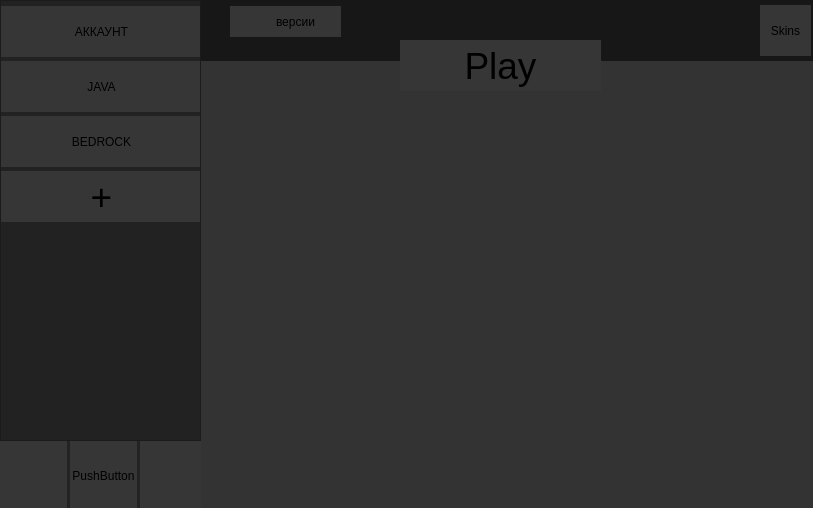
<?xml version="1.0" encoding="UTF-8"?>
<ui version="4.0">
 <class>MainWindow</class>
 <widget class="QMainWindow" name="MainWindow">
  <property name="geometry">
   <rect>
    <x>0</x>
    <y>0</y>
    <width>813</width>
    <height>508</height>
   </rect>
  </property>
  <property name="windowTitle">
   <string>ZOV Launcher</string>
  </property>
  <property name="styleSheet">
   <string notr="true">background-color: rgba(51, 51, 51, 1);</string>
  </property>
  <widget class="QWidget" name="centralwidget">
   <widget class="QFrame" name="frame">
    <property name="geometry">
     <rect>
      <x>0</x>
      <y>440</y>
      <width>201</width>
      <height>71</height>
     </rect>
    </property>
    <property name="palette">
     <palette>
      <active>
       <colorrole role="Button">
        <brush brushstyle="SolidPattern">
         <color alpha="229">
          <red>33</red>
          <green>33</green>
          <blue>33</blue>
         </color>
        </brush>
       </colorrole>
       <colorrole role="Base">
        <brush brushstyle="SolidPattern">
         <color alpha="229">
          <red>33</red>
          <green>33</green>
          <blue>33</blue>
         </color>
        </brush>
       </colorrole>
       <colorrole role="Window">
        <brush brushstyle="SolidPattern">
         <color alpha="229">
          <red>33</red>
          <green>33</green>
          <blue>33</blue>
         </color>
        </brush>
       </colorrole>
      </active>
      <inactive>
       <colorrole role="Button">
        <brush brushstyle="SolidPattern">
         <color alpha="229">
          <red>33</red>
          <green>33</green>
          <blue>33</blue>
         </color>
        </brush>
       </colorrole>
       <colorrole role="Base">
        <brush brushstyle="SolidPattern">
         <color alpha="229">
          <red>33</red>
          <green>33</green>
          <blue>33</blue>
         </color>
        </brush>
       </colorrole>
       <colorrole role="Window">
        <brush brushstyle="SolidPattern">
         <color alpha="229">
          <red>33</red>
          <green>33</green>
          <blue>33</blue>
         </color>
        </brush>
       </colorrole>
      </inactive>
      <disabled>
       <colorrole role="Button">
        <brush brushstyle="SolidPattern">
         <color alpha="229">
          <red>33</red>
          <green>33</green>
          <blue>33</blue>
         </color>
        </brush>
       </colorrole>
       <colorrole role="Base">
        <brush brushstyle="SolidPattern">
         <color alpha="229">
          <red>33</red>
          <green>33</green>
          <blue>33</blue>
         </color>
        </brush>
       </colorrole>
       <colorrole role="Window">
        <brush brushstyle="SolidPattern">
         <color alpha="229">
          <red>33</red>
          <green>33</green>
          <blue>33</blue>
         </color>
        </brush>
       </colorrole>
      </disabled>
     </palette>
    </property>
    <property name="styleSheet">
     <string notr="true">background-color: rgba(33, 33, 33, 0.9);</string>
    </property>
    <widget class="QPushButton" name="SettingsButton">
     <property name="geometry">
      <rect>
       <x>0</x>
       <y>0</y>
       <width>67</width>
       <height>71</height>
      </rect>
     </property>
     <property name="autoFillBackground">
      <bool>false</bool>
     </property>
     <property name="styleSheet">
      <string notr="true">background-color: rgba(54, 54, 54, 1);
border: None;</string>
     </property>
     <property name="text">
      <string/>
     </property>
     <property name="icon">
      <iconset resource="Icons.qrc">
       <normaloff>:/Icons/Icons/icons8-settings-100.png</normaloff>:/Icons/Icons/icons8-settings-100.png</iconset>
     </property>
     <property name="iconSize">
      <size>
       <width>60</width>
       <height>60</height>
      </size>
     </property>
    </widget>
    <widget class="QPushButton" name="FriendsButton">
     <property name="geometry">
      <rect>
       <x>70</x>
       <y>0</y>
       <width>67</width>
       <height>71</height>
      </rect>
     </property>
     <property name="autoFillBackground">
      <bool>false</bool>
     </property>
     <property name="styleSheet">
      <string notr="true">background-color: rgba(54, 54, 54, 1);
border: None;</string>
     </property>
     <property name="text">
      <string>PushButton</string>
     </property>
    </widget>
    <widget class="QPushButton" name="NewsButton">
     <property name="geometry">
      <rect>
       <x>140</x>
       <y>0</y>
       <width>66</width>
       <height>71</height>
      </rect>
     </property>
     <property name="autoFillBackground">
      <bool>false</bool>
     </property>
     <property name="styleSheet">
      <string notr="true">background-color: rgba(54, 54, 54, 1);
border: None;</string>
     </property>
     <property name="text">
      <string/>
     </property>
     <property name="icon">
      <iconset resource="Icons.qrc">
       <normaloff>:/Icons/Icons/icons8-news-100.png</normaloff>:/Icons/Icons/icons8-news-100.png</iconset>
     </property>
     <property name="iconSize">
      <size>
       <width>50</width>
       <height>50</height>
      </size>
     </property>
    </widget>
   </widget>
   <widget class="QFrame" name="frame_2">
    <property name="geometry">
     <rect>
      <x>200</x>
      <y>0</y>
      <width>621</width>
      <height>61</height>
     </rect>
    </property>
    <property name="styleSheet">
     <string notr="true">background-color: rgba(33, 33, 33, 1);</string>
    </property>
    <widget class="QFrame" name="frame_3">
     <property name="geometry">
      <rect>
       <x>0</x>
       <y>0</y>
       <width>621</width>
       <height>71</height>
      </rect>
     </property>
     <property name="styleSheet">
      <string notr="true">background-color: rgba(23, 23, 23, 1);</string>
     </property>
     <widget class="QPushButton" name="VersionButtonJAVA">
      <property name="geometry">
       <rect>
        <x>50</x>
        <y>6</y>
        <width>91</width>
        <height>31</height>
       </rect>
      </property>
      <property name="font">
       <font>
        <pointsize>9</pointsize>
       </font>
      </property>
      <property name="autoFillBackground">
       <bool>false</bool>
      </property>
      <property name="styleSheet">
       <string notr="true">background-color: rgba(54, 54, 54, 1);
border: None;</string>
      </property>
      <property name="text">
       <string>версии</string>
      </property>
      <property name="iconSize">
       <size>
        <width>16</width>
        <height>16</height>
       </size>
      </property>
     </widget>
     <widget class="QPushButton" name="AllVersionsJAVA">
      <property name="geometry">
       <rect>
        <x>30</x>
        <y>6</y>
        <width>20</width>
        <height>31</height>
       </rect>
      </property>
      <property name="font">
       <font>
        <pointsize>28</pointsize>
       </font>
      </property>
      <property name="autoFillBackground">
       <bool>false</bool>
      </property>
      <property name="styleSheet">
       <string notr="true">background-color: rgba(54, 54, 54, 1);
border: None;</string>
      </property>
      <property name="text">
       <string/>
      </property>
      <property name="iconSize">
       <size>
        <width>16</width>
        <height>16</height>
       </size>
      </property>
     </widget>
     <widget class="QPushButton" name="SkinButtonJAVA">
      <property name="geometry">
       <rect>
        <x>560</x>
        <y>5</y>
        <width>51</width>
        <height>51</height>
       </rect>
      </property>
      <property name="autoFillBackground">
       <bool>false</bool>
      </property>
      <property name="styleSheet">
       <string notr="true">background-color: rgba(54, 54, 54, 1);
border: None;</string>
      </property>
      <property name="text">
       <string>Skins</string>
      </property>
     </widget>
    </widget>
   </widget>
   <widget class="QScrollArea" name="scrollArea">
    <property name="geometry">
     <rect>
      <x>0</x>
      <y>0</y>
      <width>201</width>
      <height>441</height>
     </rect>
    </property>
    <property name="styleSheet">
     <string notr="true">background-color: rgba(33, 33, 33, 0.9);</string>
    </property>
    <property name="widgetResizable">
     <bool>true</bool>
    </property>
    <widget class="QWidget" name="scrollAreaWidgetContents">
     <property name="geometry">
      <rect>
       <x>0</x>
       <y>0</y>
       <width>199</width>
       <height>439</height>
      </rect>
     </property>
     <widget class="QPushButton" name="akauntButton">
      <property name="geometry">
       <rect>
        <x>0</x>
        <y>5</y>
        <width>201</width>
        <height>51</height>
       </rect>
      </property>
      <property name="autoFillBackground">
       <bool>false</bool>
      </property>
      <property name="styleSheet">
       <string notr="true">background-color: rgba(54, 54, 54, 1);
border: None;</string>
      </property>
      <property name="text">
       <string>АККАУНТ</string>
      </property>
     </widget>
     <widget class="QPushButton" name="JAVAButton">
      <property name="geometry">
       <rect>
        <x>0</x>
        <y>60</y>
        <width>201</width>
        <height>51</height>
       </rect>
      </property>
      <property name="autoFillBackground">
       <bool>false</bool>
      </property>
      <property name="styleSheet">
       <string notr="true">background-color: rgba(54, 54, 54, 1);
border: None;</string>
      </property>
      <property name="text">
       <string>JAVA</string>
      </property>
     </widget>
     <widget class="QPushButton" name="BedrockButton">
      <property name="geometry">
       <rect>
        <x>0</x>
        <y>115</y>
        <width>201</width>
        <height>51</height>
       </rect>
      </property>
      <property name="autoFillBackground">
       <bool>false</bool>
      </property>
      <property name="styleSheet">
       <string notr="true">background-color: rgba(54, 54, 54, 1);
border: None;</string>
      </property>
      <property name="text">
       <string>BEDROCK</string>
      </property>
     </widget>
     <widget class="QPushButton" name="AddButton">
      <property name="geometry">
       <rect>
        <x>0</x>
        <y>170</y>
        <width>201</width>
        <height>51</height>
       </rect>
      </property>
      <property name="font">
       <font>
        <pointsize>28</pointsize>
       </font>
      </property>
      <property name="autoFillBackground">
       <bool>false</bool>
      </property>
      <property name="styleSheet">
       <string notr="true">background-color: rgba(54, 54, 54, 1);
border: None;</string>
      </property>
      <property name="text">
       <string>+</string>
      </property>
      <property name="iconSize">
       <size>
        <width>16</width>
        <height>16</height>
       </size>
      </property>
      <property name="autoDefault">
       <bool>false</bool>
      </property>
      <property name="flat">
       <bool>false</bool>
      </property>
     </widget>
    </widget>
   </widget>
   <widget class="QPushButton" name="PlayButtonJAVA">
    <property name="geometry">
     <rect>
      <x>400</x>
      <y>40</y>
      <width>201</width>
      <height>51</height>
     </rect>
    </property>
    <property name="palette">
     <palette>
      <active>
       <colorrole role="Button">
        <brush brushstyle="SolidPattern">
         <color alpha="255">
          <red>54</red>
          <green>54</green>
          <blue>54</blue>
         </color>
        </brush>
       </colorrole>
       <colorrole role="Base">
        <brush brushstyle="SolidPattern">
         <color alpha="255">
          <red>54</red>
          <green>54</green>
          <blue>54</blue>
         </color>
        </brush>
       </colorrole>
       <colorrole role="Window">
        <brush brushstyle="SolidPattern">
         <color alpha="255">
          <red>54</red>
          <green>54</green>
          <blue>54</blue>
         </color>
        </brush>
       </colorrole>
      </active>
      <inactive>
       <colorrole role="Button">
        <brush brushstyle="SolidPattern">
         <color alpha="255">
          <red>54</red>
          <green>54</green>
          <blue>54</blue>
         </color>
        </brush>
       </colorrole>
       <colorrole role="Base">
        <brush brushstyle="SolidPattern">
         <color alpha="255">
          <red>54</red>
          <green>54</green>
          <blue>54</blue>
         </color>
        </brush>
       </colorrole>
       <colorrole role="Window">
        <brush brushstyle="SolidPattern">
         <color alpha="255">
          <red>54</red>
          <green>54</green>
          <blue>54</blue>
         </color>
        </brush>
       </colorrole>
      </inactive>
      <disabled>
       <colorrole role="Button">
        <brush brushstyle="SolidPattern">
         <color alpha="255">
          <red>54</red>
          <green>54</green>
          <blue>54</blue>
         </color>
        </brush>
       </colorrole>
       <colorrole role="Base">
        <brush brushstyle="SolidPattern">
         <color alpha="255">
          <red>54</red>
          <green>54</green>
          <blue>54</blue>
         </color>
        </brush>
       </colorrole>
       <colorrole role="Window">
        <brush brushstyle="SolidPattern">
         <color alpha="255">
          <red>54</red>
          <green>54</green>
          <blue>54</blue>
         </color>
        </brush>
       </colorrole>
      </disabled>
     </palette>
    </property>
    <property name="font">
     <font>
      <pointsize>28</pointsize>
     </font>
    </property>
    <property name="mouseTracking">
     <bool>false</bool>
    </property>
    <property name="autoFillBackground">
     <bool>false</bool>
    </property>
    <property name="styleSheet">
     <string notr="true">background-color: rgba(54, 54, 54, 1);
border: None;</string>
    </property>
    <property name="text">
     <string>Play</string>
    </property>
    <property name="iconSize">
     <size>
      <width>16</width>
      <height>16</height>
     </size>
    </property>
    <property name="autoDefault">
     <bool>false</bool>
    </property>
    <property name="default">
     <bool>false</bool>
    </property>
    <property name="flat">
     <bool>false</bool>
    </property>
   </widget>
   <zorder>frame_2</zorder>
   <zorder>frame</zorder>
   <zorder>scrollArea</zorder>
   <zorder>PlayButtonJAVA</zorder>
  </widget>
 </widget>
 <resources>
  <include location="Icons.qrc"/>
 </resources>
 <connections/>
</ui>
